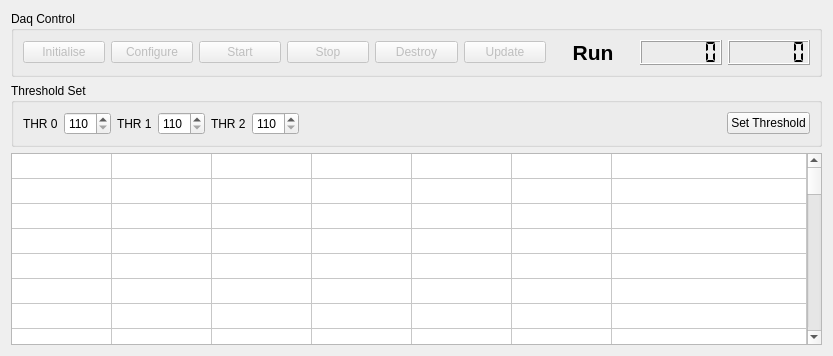
      <widget class="QWidget" name="DAQ">
       <attribute name="title">
        <string>Data Acquisition</string>
       </attribute>
       <layout class="QVBoxLayout" name="verticalLayout">
        <item>
         <widget class="QGroupBox" name="groupBox_5">
          <property name="title">
           <string>Daq Control</string>
          </property>
          <layout class="QHBoxLayout" name="horizontalLayout_4">
           <item>
            <widget class="QPushButton" name="PBInitialise">
             <property name="enabled">
              <bool>false</bool>
             </property>
             <property name="text">
              <string>Initialise</string>
             </property>
            </widget>
           </item>
           <item>
            <widget class="QPushButton" name="PBConfigure">
             <property name="enabled">
              <bool>false</bool>
             </property>
             <property name="text">
              <string>Configure</string>
             </property>
            </widget>
           </item>
           <item>
            <widget class="QPushButton" name="PBStart">
             <property name="enabled">
              <bool>false</bool>
             </property>
             <property name="text">
              <string>Start</string>
             </property>
            </widget>
           </item>
           <item>
            <widget class="QPushButton" name="PBStop">
             <property name="enabled">
              <bool>false</bool>
             </property>
             <property name="text">
              <string>Stop</string>
             </property>
            </widget>
           </item>
           <item>
            <widget class="QPushButton" name="PBDestroy">
             <property name="enabled">
              <bool>false</bool>
             </property>
             <property name="text">
              <string>Destroy</string>
             </property>
            </widget>
           </item>
           <item>
            <widget class="QPushButton" name="PBUpdate">
             <property name="enabled">
              <bool>false</bool>
             </property>
             <property name="text">
              <string>Update</string>
             </property>
            </widget>
           </item>
           <item>
            <widget class="QLabel" name="label_3">
             <property name="font">
              <font>
               <pointsize>16</pointsize>
               <weight>75</weight>
               <bold>true</bold>
              </font>
             </property>
             <property name="text">
              <string>Run</string>
             </property>
             <property name="textFormat">
              <enum>Qt::AutoText</enum>
             </property>
             <property name="alignment">
              <set>Qt::AlignCenter</set>
             </property>
            </widget>
           </item>
           <item>
            <widget class="QLCDNumber" name="LCDRun">
             <property name="font">
              <font>
               <pointsize>18</pointsize>
               <weight>75</weight>
               <bold>true</bold>
               <kerning>false</kerning>
              </font>
             </property>
             <property name="lineWidth">
              <number>1</number>
             </property>
             <property name="numDigits">
              <number>6</number>
             </property>
             <property name="segmentStyle">
              <enum>QLCDNumber::Flat</enum>
             </property>
            </widget>
           </item>
           <item>
            <widget class="QLCDNumber" name="LCDEvent">
             <property name="font">
              <font>
               <pointsize>18</pointsize>
               <weight>75</weight>
               <bold>true</bold>
               <kerning>false</kerning>
              </font>
             </property>
             <property name="lineWidth">
              <number>1</number>
             </property>
             <property name="numDigits">
              <number>6</number>
             </property>
             <property name="segmentStyle">
              <enum>QLCDNumber::Flat</enum>
             </property>
            </widget>
           </item>
          </layout>
         </widget>
        </item>
        <item>
         <widget class="QGroupBox" name="groupBox_8">
          <property name="toolTip">
           <string extracomment="Set Threshold and Configure"/>
          </property>
          <property name="title">
           <string>Threshold Set</string>
          </property>
          <layout class="QHBoxLayout" name="horizontalLayout_8">
           <item>
            <widget class="QLabel" name="label_4">
             <property name="text">
              <string>THR 0</string>
             </property>
            </widget>
           </item>
           <item>
            <widget class="QSpinBox" name="SBTHR0L">
             <property name="minimum">
              <number>110</number>
             </property>
             <property name="maximum">
              <number>510</number>
             </property>
             <property name="singleStep">
              <number>10</number>
             </property>
            </widget>
           </item>
           <item>
            <widget class="QLabel" name="label_7">
             <property name="text">
              <string>THR 1</string>
             </property>
            </widget>
           </item>
           <item>
            <widget class="QSpinBox" name="SBTHR1L">
             <property name="minimum">
              <number>110</number>
             </property>
             <property name="maximum">
              <number>510</number>
             </property>
             <property name="singleStep">
              <number>10</number>
             </property>
            </widget>
           </item>
           <item>
            <widget class="QLabel" name="label_8">
             <property name="text">
              <string>THR 2</string>
             </property>
            </widget>
           </item>
           <item>
            <widget class="QSpinBox" name="SBTHR2L">
             <property name="minimum">
              <number>110</number>
             </property>
             <property name="maximum">
              <number>510</number>
             </property>
             <property name="singleStep">
              <number>10</number>
             </property>
            </widget>
           </item>
           <item>
            <spacer name="horizontalSpacer">
             <property name="orientation">
              <enum>Qt::Horizontal</enum>
             </property>
             <property name="sizeHint" stdset="0">
              <size>
               <width>422</width>
               <height>20</height>
              </size>
             </property>
            </spacer>
           </item>
           <item>
            <widget class="QPushButton" name="PBSetThresholds">
             <property name="text">
              <string>Set Threshold</string>
             </property>
            </widget>
           </item>
          </layout>
         </widget>
        </item>
        <item>
         <widget class="QTableWidget" name="TWDIF">
          <property name="font">
           <font>
            <pointsize>7</pointsize>
           </font>
          </property>
          <property name="rowCount">
           <number>255</number>
          </property>
          <attribute name="horizontalHeaderVisible">
           <bool>false</bool>
          </attribute>
          <attribute name="horizontalHeaderCascadingSectionResizes">
           <bool>true</bool>
          </attribute>
          <attribute name="horizontalHeaderDefaultSectionSize">
           <number>100</number>
          </attribute>
          <attribute name="horizontalHeaderHighlightSections">
           <bool>true</bool>
          </attribute>
          <attribute name="horizontalHeaderShowSortIndicator" stdset="0">
           <bool>true</bool>
          </attribute>
          <attribute name="horizontalHeaderStretchLastSection">
           <bool>true</bool>
          </attribute>
          <attribute name="verticalHeaderVisible">
           <bool>false</bool>
          </attribute>
          <attribute name="verticalHeaderDefaultSectionSize">
           <number>25</number>
          </attribute>
          <row/>
          <row/>
          <row/>
          <row/>
          <row/>
          <row/>
          <row/>
          <row/>
          <row/>
          <row/>
          <row/>
          <row/>
          <row/>
          <row/>
          <row/>
          <row/>
          <row/>
          <row/>
          <row/>
          <row/>
          <row/>
          <row/>
          <row/>
          <row/>
          <row/>
          <row/>
          <row/>
          <row/>
          <row/>
          <row/>
          <row/>
          <row/>
          <row/>
          <row/>
          <row/>
          <row/>
          <row/>
          <row/>
          <row/>
          <row/>
          <row/>
          <row/>
          <row/>
          <row/>
          <row/>
          <row/>
          <row/>
          <row/>
          <row/>
          <row/>
          <row/>
          <row/>
          <row/>
          <row/>
          <row/>
          <row/>
          <row/>
          <row/>
          <row/>
          <row/>
          <row/>
          <row/>
          <row/>
          <row/>
          <row/>
          <row/>
          <row/>
          <row/>
          <row/>
          <row/>
          <row/>
          <row/>
          <row/>
          <row/>
          <row/>
          <row/>
          <row/>
          <row/>
          <row/>
          <row/>
          <row/>
          <row/>
          <row/>
          <row/>
          <row/>
          <row/>
          <row/>
          <row/>
          <row/>
          <row/>
          <row/>
          <row/>
          <row/>
          <row/>
          <row/>
          <row/>
          <row/>
          <row/>
          <row/>
          <row/>
          <row/>
          <row/>
          <row/>
          <row/>
          <row/>
          <row/>
          <row/>
          <row/>
          <row/>
          <row/>
          <row/>
          <row/>
          <row/>
          <row/>
          <row/>
          <row/>
          <row/>
          <row/>
          <row/>
          <row/>
          <row/>
          <row/>
          <row/>
          <row/>
          <row/>
          <row/>
          <row/>
          <row/>
          <row/>
          <row/>
          <row/>
          <row/>
          <row/>
          <row/>
          <row/>
          <row/>
          <row/>
          <row/>
          <row/>
          <row/>
          <row/>
          <row/>
          <row/>
          <row/>
          <row/>
          <row/>
          <row/>
          <row/>
          <row/>
          <row/>
          <row/>
          <row/>
          <row/>
          <row/>
          <row/>
          <row/>
          <row/>
          <row/>
          <row/>
          <row/>
          <row/>
          <row/>
          <row/>
          <row/>
          <row/>
          <row/>
          <row/>
          <row/>
          <row/>
          <row/>
          <row/>
          <row/>
          <row/>
          <row/>
          <row/>
          <row/>
          <row/>
          <row/>
          <row/>
          <row/>
          <row/>
          <row/>
          <row/>
          <row/>
          <row/>
          <row/>
          <row/>
          <row/>
          <row/>
          <row/>
          <row/>
          <row/>
          <row/>
          <row/>
          <row/>
          <row/>
          <row/>
          <row/>
          <row/>
          <row/>
          <row/>
          <row/>
          <row/>
          <row/>
          <row/>
          <row/>
          <row/>
          <row/>
          <row/>
          <row/>
          <row/>
          <row/>
          <row/>
          <row/>
          <row/>
          <row/>
          <row/>
          <row/>
          <row/>
          <row/>
          <row/>
          <row/>
          <row/>
          <row/>
          <row/>
          <row/>
          <row/>
          <row/>
          <row/>
          <row/>
          <row/>
          <row/>
          <row/>
          <row/>
          <row/>
          <row/>
          <row/>
          <row/>
          <row/>
          <row/>
          <row/>
          <row/>
          <row/>
          <row/>
          <row/>
          <row/>
          <row/>
          <row/>
          <row/>
          <row/>
          <row/>
          <row/>
          <row/>
          <row/>
          <row/>
          <column>
           <property name="text">
            <string>DIF</string>
           </property>
          </column>
          <column>
           <property name="text">
            <string>SLC</string>
           </property>
          </column>
          <column>
           <property name="text">
            <string>GTC</string>
           </property>
          </column>
          <column>
           <property name="text">
            <string>BCID</string>
           </property>
          </column>
          <column>
           <property name="text">
            <string>Bytes read</string>
           </property>
          </column>
          <column>
           <property name="text">
            <string>hosts</string>
           </property>
          </column>
          <column>
           <property name="text">
            <string>Status</string>
           </property>
          </column>
         </widget>
        </item>
       </layout>
      </widget>
